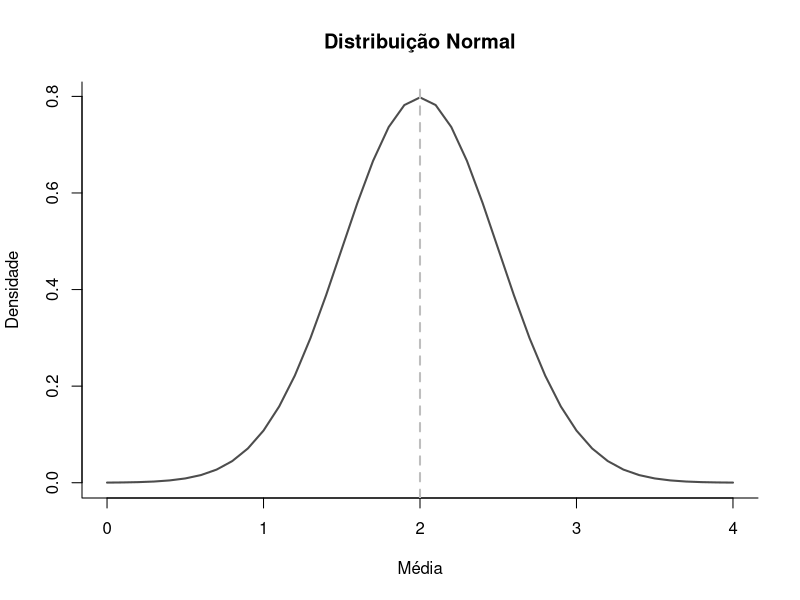
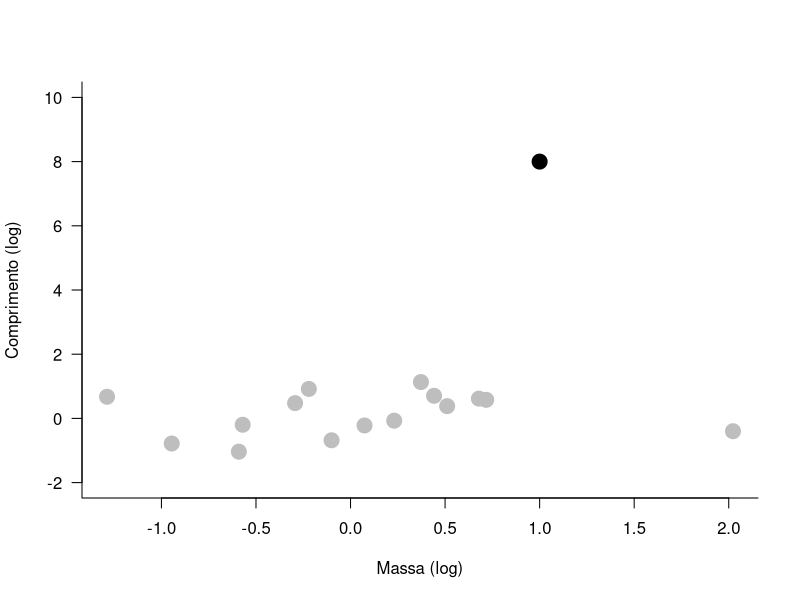
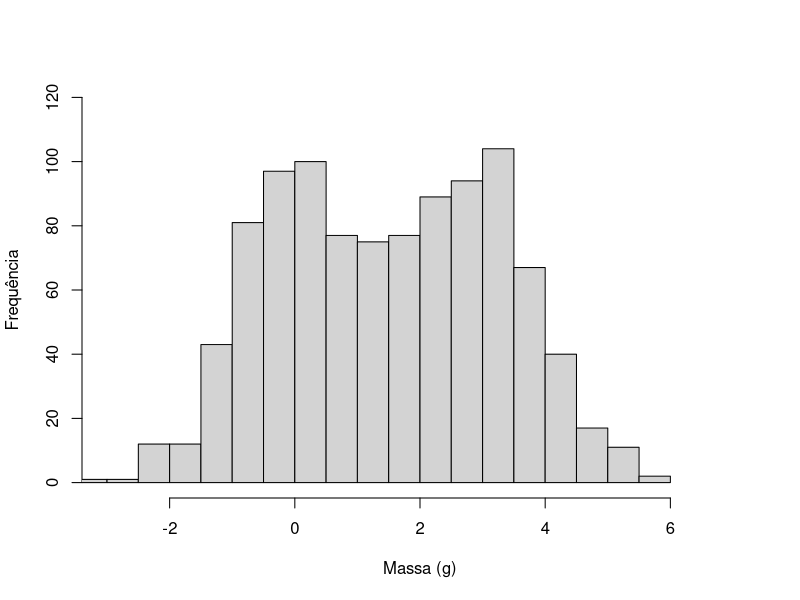

Write R code to recreate these figures, in order.
### Código das três figuras geradas no R do post sobre análises exploratórias ###
#   Link do post: XXXXX                                                   #

### ---- GERANDO UMA DISTRIBUIÇÃO NORMAL ---- ####

# Nota: o png e o dev.off() são comandos para exportar a figura
# para o diretório de trabalho. Caso queiram exportar, é só tirar
# o sustenido.

#png("distrib-normal.png",res=600,w=140,h=100,units='mm')
media <- seq (0,4,0.1)
plot(media, dnorm(media,2,0.5),bty='l',xlab = "Média", ylab = "Densidade", 
     main = "Distribuição Normal",col='grey30',type='l',lwd=2)
abline(v=2,lwd=2,lty=2,col='grey')
#dev.off()


#### ---- GERANDO UMA DISTRIBUIÇÃO COM DUAS MÉDIAS ---- ####

a1<-rnorm(500,0,1)
a2<-rnorm(500,3,1)
a3<-c(a1,a2)

png("distrib-not-normal.png",res=600,w=140,h=100,units='mm')
hist(a3,main="",xlim=c(-3,7),breaks=20,ylim=c(0,120),ylab="Frequência",
     xlab="Massa (g)")
dev.off()

#### ---- GERANDO UM OUTLIER ---- ####

a1<-rnorm(15,0,1)
a2<-rnorm(15,0,1)
#png("outlier.png",res=600,w=140,h=100,units='mm')
plot(a1~a2,ylim=c(-2,10),xlab="Massa (log)", ylab="Comprimento (log)",bty='l',
     las=1,pch=21,cex=2,col='grey',bg='grey')
points(1,8,cex=2,pch=21,bg='black')
#dev.off()